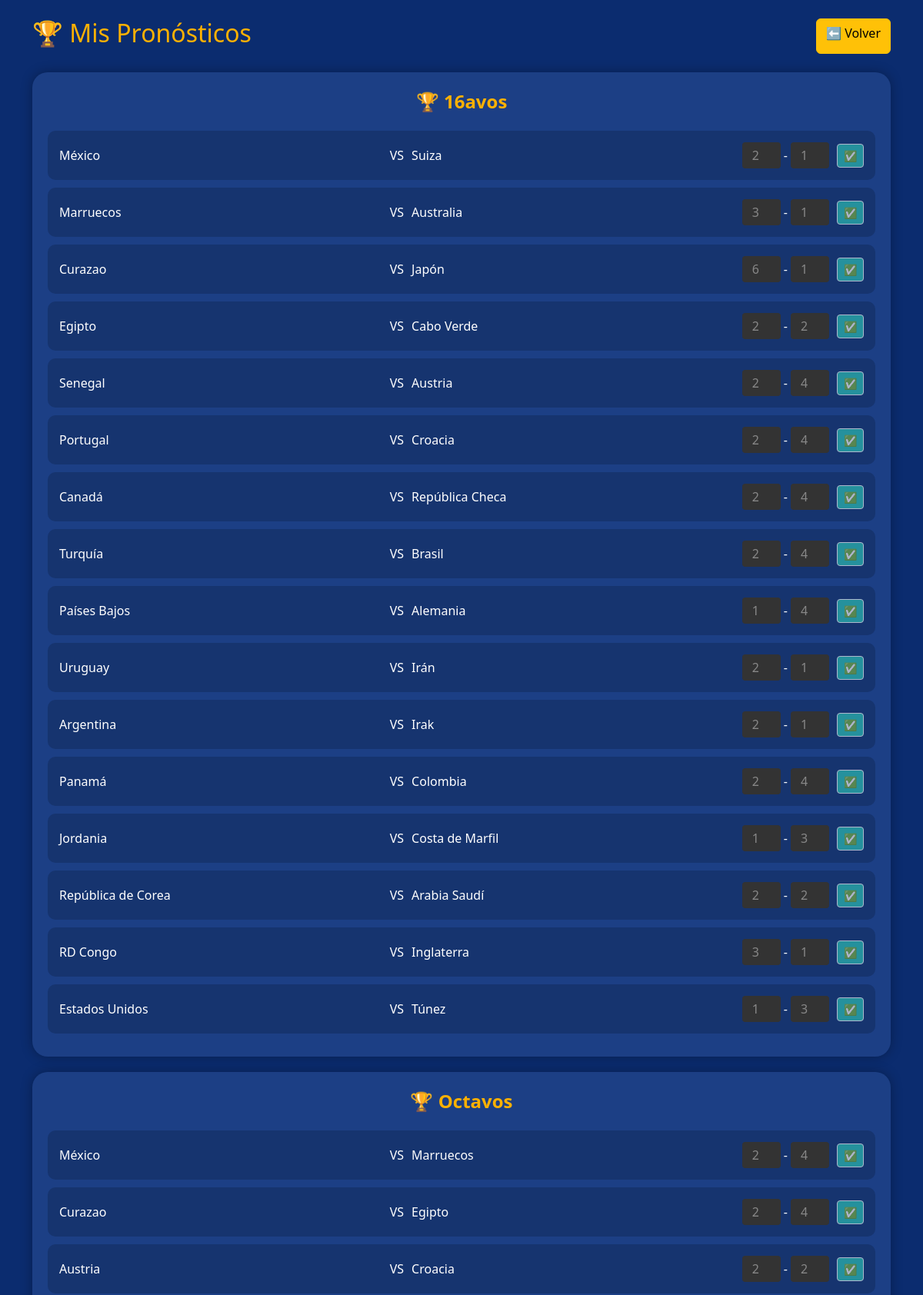
Screenshot of /mis-llaves (signed in, upper part) with the database file from the repository.
### app.py (models this page shows)
class Partido(db.Model):
    id = db.Column(db.Integer, primary_key=True)
    grupo = db.Column(db.String(10))
    fecha = db.Column(db.String(50))
    equipo_local = db.Column(db.String(100), nullable=False)
    equipo_visitante = db.Column(db.String(100), nullable=False)
    bandera_local = db.Column(db.String(200))
    bandera_visitante = db.Column(db.String(200))
    goles_local = db.Column(db.Integer)
    goles_visitante = db.Column(db.Integer)
    penales_local = db.Column(db.Integer)
    penales_visitante = db.Column(db.Integer)
    siguiente_partido = db.Column(db.Integer)
    posicion_siguiente = db.Column(db.String(10))

class PronosticoEliminatoria(db.Model):
    id = db.Column(db.Integer, primary_key=True)
    usuario_id = db.Column(
        db.Integer,
        db.ForeignKey("user.id")
    )
    partido_id = db.Column(
        db.Integer,
        db.ForeignKey("partido.id")
    )
    goles_local = db.Column(db.Integer)
    goles_visitante = db.Column(db.Integer)
    penales_local = db.Column(db.Integer)
    penales_visitante = db.Column(db.Integer)

### app.py (the view, shortened to what this page needs)
@app.route("/mis-llaves", methods=["GET", "POST"])
@login_required
def mis_llaves():
    partidos = calcular_llaves_simuladas(
        "pronostico",
        current_user.id
    )
    pronosticos_eliminatoria = PronosticoEliminatoria.query.filter_by(
        usuario_id=current_user.id
    ).all()
    pronosticos_dict = {
        p.partido_id: p
        for p in pronosticos_eliminatoria
    }
    config = Configuracion.query.first()
    edicion_habilitada = config.llaves_abiertas if config else False
    return render_template(
        "mis_llaves.html",
        partidos=partidos,
        pronosticos=pronosticos_dict,
        usuario=current_user,
        edicion_habilitada=edicion_habilitada
    )

### app.py (called while the page is built)
@app.context_processor
def inject_bandera():
    return dict(bandera=bandera)

@login_manager.user_loader
def load_user(user_id):
    return User.query.get(int(user_id))

### templates/mis_llaves.html (shortened to what this page needs)
<!DOCTYPE html>
<html lang="es">
<head>
    <link href="https://cdn.jsdelivr.net/npm/bootstrap@5.3.3/dist/css/bootstrap.min.css" rel="stylesheet">
</head>
<body>
<div class="container mt-4">
    <div class="d-flex justify-content-between mb-4">
        <h2 style="color:#ffb100;">🏆 Mis Pronósticos</h2>
        <a href="/dashboard" class="btn btn-warning">⬅ Volver</a>
    </div>
    <form method="POST">
        {% set fases = ["16avos", "Octavos", "Cuartos", "Semis", "3er Puesto", "Final"] %}
        {% for fase in fases %}
        <div class="llave-fase">
            <div class="llave-titulo">🏆 {{ fase }}</div>
            {% for p in partidos if p.grupo == fase %}
            <div class="llave-partido">
                <div class="equipo">
                    {{ p.equipo_local }}
                </div>
                <div class="llave-vs">VS</div>
                <div class="equipo">
                    {{ p.equipo_visitante }}
                </div>
                <div class="d-flex align-items-center gap-1">
                    <input type="number" class="resultado" name="local_{{ p.id }}" value="{{ pronosticos.get(p.id).goles_local if pronosticos.get(p.id) }}" {% if pronosticos.get(p.id) %}disabled{% endif %}>
                    -
                    <input type="number" class="resultado" name="visitante_{{ p.id }}" value="{{ pronosticos.get(p.id).goles_visitante if pronosticos.get(p.id) }}" {% if pronosticos.get(p.id) %}disabled{% endif %}>
                </div>
                <div>
                    <button type="button" id="btn-{{ p.id }}"
                            class="btn btn-sm {% if pronosticos.get(p.id) %}btn-guardado{% else %}btn-guardar{% endif %}"
                            onclick="guardarPronostico({{ p.id }})" {% if pronosticos.get(p.id) %}disabled{% endif %}>
                        {% if pronosticos.get(p.id) %}✅{% else %}GUARDAR{% endif %}
                    </button>
                </div>
            </div>
            {% endfor %}
        </div>
        {% endfor %}
    </form>
</div>
</body>
</html>

### templates/mis_llaves.html (style rules this page uses)
body { background: #0b2c6f; color: white; }
.llave-fase { background: #1c3f85; border-radius: 20px; padding: 20px; box-shadow: 0 0 15px rgba(0,0,0,.3); margin-bottom: 20px; }
.llave-titulo { color: #ffb100; font-weight: bold; text-align: center; margin-bottom: 20px; font-size: 1.5rem; }
.llave-partido { display: grid; grid-template-columns: 1fr auto 1fr auto auto; align-items: center; gap: 10px; background: #16346f; padding: 15px; border-radius: 10px; margin-bottom: 10px; }
.resultado { width: 50px; text-align: center; background: black; color: white; border: none; border-radius: 4px; padding: 5px; }
.resultado:disabled { background: #333; color: #888; }
.btn-guardado { background: #2ec4b6 !important; color: white !important; font-weight: bold; }

### rows the page displays
Partido: equipo_local "México", equipo_visitante "Suiza", equipo_local "México", grupo "16avos" (drawn)
PronosticoEliminatoria: get "2", get "1"
Partido: equipo_local "Marruecos", equipo_visitante "Australia", equipo_visitante "Marruecos"
PronosticoEliminatoria: get "3", get "1"
Partido: equipo_local "Curazao", equipo_visitante "Japón", equipo_local "Curazao"
PronosticoEliminatoria: get "6", get "1"
Partido: equipo_local "Egipto", equipo_visitante "Cabo Verde", equipo_visitante "Egipto"
PronosticoEliminatoria: get "2"
Partido: equipo_local "Senegal", equipo_visitante "Austria", equipo_local "Austria"
PronosticoEliminatoria: get "2", get "4"
Partido: equipo_local "Portugal", equipo_visitante "Croacia", equipo_visitante "Croacia"
PronosticoEliminatoria: get "2", get "4"
Partido: equipo_local "Canadá", equipo_visitante "República Checa"
PronosticoEliminatoria: get "2", get "4"
Partido: equipo_local "Turquía", equipo_visitante "Brasil"
PronosticoEliminatoria: get "2", get "4"
Partido: equipo_local "Países Bajos", equipo_visitante "Alemania"
PronosticoEliminatoria: get "1", get "4"
Partido: equipo_local "Uruguay", equipo_visitante "Irán"
PronosticoEliminatoria: get "2", get "1"
Partido: equipo_local "Argentina", equipo_visitante "Irak"
PronosticoEliminatoria: get "2", get "1"
Partido: equipo_local "Panamá", equipo_visitante "Colombia"
PronosticoEliminatoria: get "2", get "4"
Partido: equipo_local "Jordania", equipo_visitante "Costa de Marfil"
PronosticoEliminatoria: get "1", get "3"
Partido: equipo_local "República de Corea", equipo_visitante "Arabia Saudí"
PronosticoEliminatoria: get "2"
Partido: equipo_local "RD Congo", equipo_visitante "Inglaterra"
PronosticoEliminatoria: get "3", get "1"
Partido: equipo_local "Estados Unidos", equipo_visitante "Túnez"
PronosticoEliminatoria: get "1", get "3"
PronosticoEliminatoria: get "2", get "4"
PronosticoEliminatoria: get "2", get "4"
PronosticoEliminatoria: get "2", get "2"

### other values shown
{{ fase }} "16avos" "Octavos"
